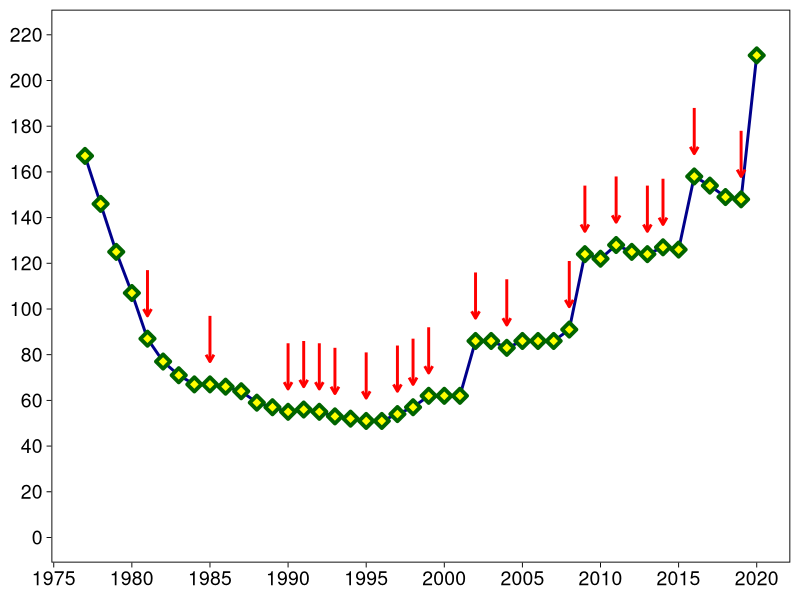

The R script that drew this image:
library(ggplot2)
kpop <- data.frame("year" = 1977:2020,
                   "breeding" = c(FALSE,FALSE,FALSE,FALSE,TRUE,FALSE,FALSE,FALSE,TRUE,FALSE,FALSE,FALSE,FALSE,TRUE,TRUE,TRUE,TRUE,FALSE,TRUE,FALSE,TRUE,TRUE,TRUE,FALSE,FALSE,TRUE,FALSE,TRUE,FALSE,FALSE,FALSE,TRUE,TRUE,FALSE,TRUE,FALSE,TRUE,TRUE,FALSE,TRUE,FALSE,FALSE,TRUE,FALSE),
                   "transferred" = c(1,1,1,3,7,25,21,21,21,21,26,41,46,46,46,51,51,50,49,49,49,49,49,49,49,49,49,49,48,48,48,47,47,45,42,41,40,38,37,34,33,32,31,26),
                   "stewart" = c(149,132,111,91,72,44,45,43,44,43,38,18,11,9,8,2,0,0,0,0,0,0,0,0,0,0,0,0,0,0,0,0,0,0,0,0,0,0,0,0,0,0,0,0),
                   "offshore" = c(0,0,0,0,0,0,0,0,0,0,0,0,0,0,2,2,2,2,2,2,5,8,13,13,13,37,37,34,38,38,38,44,77,77,86,84,84,89,89,124,121,117,117,185),
                   "fjordland" = c(17,13,13,13,8,8,5,3,2,2,0,0,0,0,0,0,0,0,0,0,0,0,0,0,0,0,0,0,0,0,0,0,0,0,0,0,0,0,0,0,0,0,0,0),
                   "total" = c(167,146,125,107,87,77,71,67,67,66,64,59,57,55,56,55,53,52,51,51,54,57,62,62,62,86,86,83,86,86,86,91,124,122,128,125,124,127,126,158,154,149,148,211)
                   )
kpop$breed_years <- ifelse(kpop$breeding, kpop$year, NA)
ggplot(kpop, aes(year, total)) +
  geom_line(size=1, color="darkblue") +
  geom_point(size=2.5, shape=23, stroke=2, fill="yellow", color="darkgreen") +
  geom_segment(aes(x = breed_years, y = total+30, xend = year, yend = total+10), size=1, colour="red", arrow = arrow(length = unit(0.2, "cm")), arrow.fill = "red") +
  theme_linedraw(base_size = 14) +
  theme(plot.title = element_text(size=16, face="bold"),
        axis.text = element_text(size=14),
        axis.title = element_text(size=14,face="bold"),
        panel.grid = element_blank()) +
  scale_y_continuous(breaks = seq(from = 0, to = 220, by = 20), limits = c(0,220)) +
  scale_x_continuous(breaks = seq(from = 1975, to = 2020, by = 5)) +
  theme(
    plot.title = element_blank(),
    axis.title.x = element_blank(),
    axis.title.y = element_blank())
